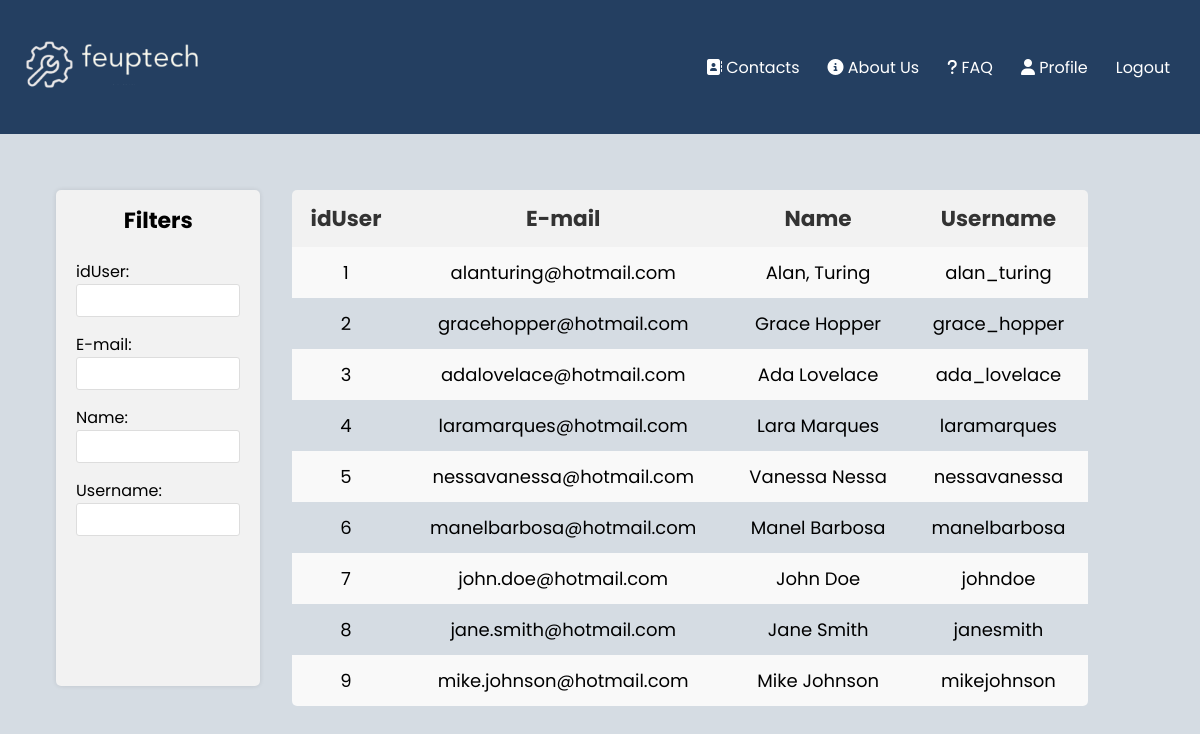
The page /pages/users_all.php (signed in) on the database as committed earlier.
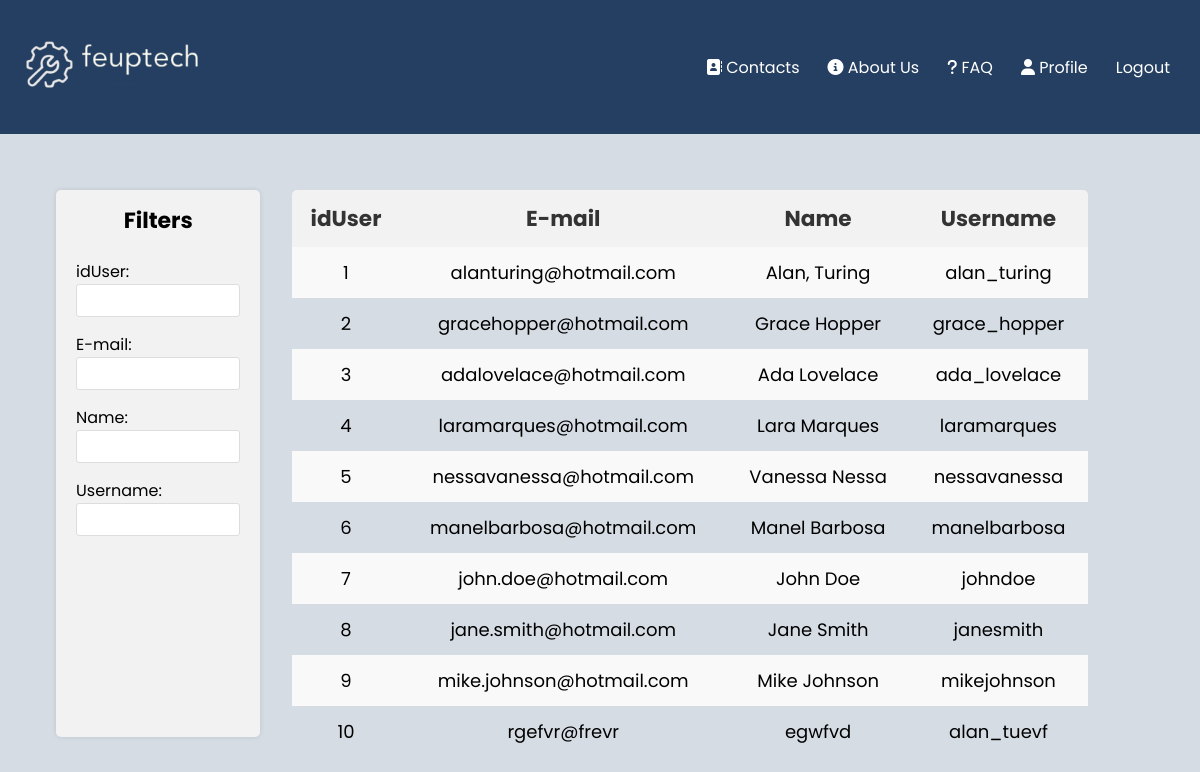
The same page on the database as committed later.
### tables this page shows
CREATE TABLE users(
    idUser integer primary key AUTOINCREMENT,
    email text UNIQUE,
    name text NOT NULL,
    username text UNIQUE NOT NULL,
    password text NOT NULL
);

### pages/users_all.php (called while the page is built, shortened)
<?php
    require_once(__DIR__ . '/../database/connection.db.php');
    include '../database/user.class.php';
    include '../utils/session.php';
    include '../templates/tickets.tpl.php';
    include '../templates/users_all.tpl.php';
    $session = new Session();
    $db = getDatabaseConnection();
    $user = User::getUserWithId($db, $session->getID());
    $users = User::getAllUsers($db);
    drawTicketsHeader($session);
    drawUsersAll($users);
?>

### utils/session.php (called while the page is built, shortened)
<?php
class Session{
      public function isLoggedIn() : bool {
        return isset($_SESSION['id']);
      }
      public function getID() : ?int {
        return isset($_SESSION['id']) ? $_SESSION['id'] : null;
      }
}
?>

### database/user.class.php (called while the page is built, shortened)
<?php
     class User{
        public function __construct(int $id, string $email, string $name, string $username){
            $this->id = $id;
            $this->email = $email;
            $this->name = $name;
            $this->username = $username;
        }
        static function getAllUsers(PDO $db){
            $stmt = $db->prepare('
              SELECT idUser, email, name, username
              FROM users');
            $stmt->execute();
            $ticketRows = $stmt->fetchAll(PDO::FETCH_ASSOC);
            $users = [];
            foreach ($ticketRows as $row){
                $user = new User(
                $row['idUser'],
                $row['email'],
                $row['name'],
                $row['username']);
                array_push($users, $user);
            }
            return $users;
        }
        static function getUserWithID(PDO $db, int $id) : ?User {
            $stmt = $db->prepare('
                SELECT u.idUser, u.email, u.name, u.username
                FROM users u JOIN admins a ON u.idUser = a.idAdmin
                WHERE u.idUser = ?');
            $stmt->execute(array($id));
            $row = $stmt->fetch(PDO::FETCH_ASSOC);
            if ($row !== false) {
                return new Admin($row['idUser'], $row['email'], $row['name'], $row['username']);
            }
            return null;
            }
     }
?>

### templates/users_all.tpl.php (the view, shortened to what this page needs)
<?php function drawUsersAll($users) { ?>
<main class="tab">
            <section class="sidebar">
                <h3>Filters</h3>
                <label for="idUserFilter">idUser:</label>
                <input type="text" id="idUserFilter">
                <br>
                <label for="emailFilter">E-mail:</label>
                <input type="text" id="emailFilter">
                <br>
                <label for="nameFilter">Name:</label>
                <input type="text" id="nameFilter">
                <br>
                <label for="usernameFilter">Username:</label>
                <input type="text" id="usernameFilter">
            </section>
        <section class="table-container">
            <table id="filter">
                    <th>idUser</th>
                    <th>E-mail</th>
                    <th>Name</th>
                    <th>Username</th>
                <?php
                    foreach($users as $user)
                        drawUserAll($user);
                ?>
            </table>
        </section>
    </main>
</body>
</html>
<?php } ?>
<?php function drawUserAll($user) { ?>
<tr>
    <td>
        <a href="../pages/profile_foreign.php?user=<?php echo urlencode($user->id) ?>">
            <?php echo $user->id ?> </a>
    </td>
    <td><?php echo $user->email ?></td>
    <td><?php echo $user->name ?></td>
    <td><?php echo $user->username ?></td>
</tr>
<?php } ?>

### templates/tickets.tpl.php (shortened to what this page needs)
<?php function drawTicketsHeader($session, $css = "") { ?>
    <!DOCTYPE html>
    <html lang = "en-Us">
    <head>
        <link href="../css/navLogin_style.css" rel="stylesheet">
        <link href="../css/tickets_style.css" rel="stylesheet">
        <link href="../css/newTicket.css" rel="stylesheet">
        <link href="../css/tickets_all.css" rel="stylesheet">
        <link href="../css/assign_style.css" rel="stylesheet">
    </head>
    <body>
        <nav>
        <a href = "../pages"><img src ="../images/logo.png" alt = "logo"></a>
        <ul class = "navigation">
                <li class = "nav_elem"><a href = "../pages/contacts.php"><i class="fa-solid fa-address-book"></i> Contacts</a></li>
                <li class = "nav_elem"><a href = "../pages/about_us.php"><i class="fas fa-circle-info"></i> About Us</a></li>
                <li class = "nav_elem"><a href = "../pages/faq.php"><i class="fa-solid fa-question"></i> FAQ</a></li>
                <?php
                if (!$session->isLoggedIn()){
                    echo "<li class = \"nav-elem\"><a href=\"../pages/register.php\">Register</a></li>";
                    echo "<li class = \"nav-elem\"><a href=\"../pages/login.php\">Login</a></li>";
                }
                else{
                    echo "<li class = \"nav-elem\"><a href =\"../pages/profile.php\"><i class=\"fa-solid fa-user\"></i> Profile</a></li>";
                    echo "<form action=\"../actions/action_logout.php\" method=\"post\" class=\"logout\"><a href = \"#\" type=\"submit\" onclick=\"this.parentNode.submit(); return false;\">Logout</a></form>";
                }
                ?>
            </ul>
        </nav>
<?php } ?>

### css/navLogin_style.css (style rules this page uses)
.navigation { display: flex; justify-content: flex-end; padding: 14px 16px; }
nav a { text-decoration: none; color: white; padding: 14px; }
li { list-style: none; }
nav { background-color: #243f61; background-size: cover; background-position: center; text-align: center; font-family: 'Poppins'; margin: -8px; display: grid; grid-template-columns: auto 1fr; column-gap: 2em; align-items: center; }
nav img { width: 100%; max-width: 200px; justify-self: start; }

### css/tickets_style.css (style rules this page uses)
body { font-family: 'Poppins'; background-color: #D5DCE3; }

### css/tickets_all.css (style rules this page uses)
body { font-family: 'Poppins'; background-color: #D5DCE3 }
.tab { display: grid; grid-template-columns: 18% 70%; column-gap: 2em; margin-left: 3em; }
.table-container { overflow-x: auto; margin-top: 4em; border-radius: 5px; }
table { width: 100%; white-space: nowrap; }
.sidebar { background-color: #f2f2f2; padding: 20px; border-radius: 5px; box-shadow: 0 0 5px rgba(0, 0, 0, 0.1); margin-bottom: 20px; margin-top: 4em; }
.sidebar h3 { font-size: 22px; margin-top: -6.5px; text-align: center; }
.sidebar label { display: block; margin-top: 15px; }
.sidebar input[type="text"] { width: 100%; padding: 8px; border: 1px solid #ddd; border-radius: 3px; box-sizing: border-box; }
table { border-collapse: collapse; box-shadow: 0 0 5px rgba(0, 0, 0, 0.1); font-size: 18px; }
table th, table td { padding: 12px; text-align: center; }
table th { background-color: #f2f2f2; font-weight: bold; color: #333; font-size: larger; }
table tr:nth-child(even) { background-color: #f9f9f9; }
table td a { text-decoration: none; color: black; }

Rows that differ between the two databases and show on the page:
added users: idUser "10", email "rgefvr@frevr", name "egwfvd", username "alan_tuevf"
